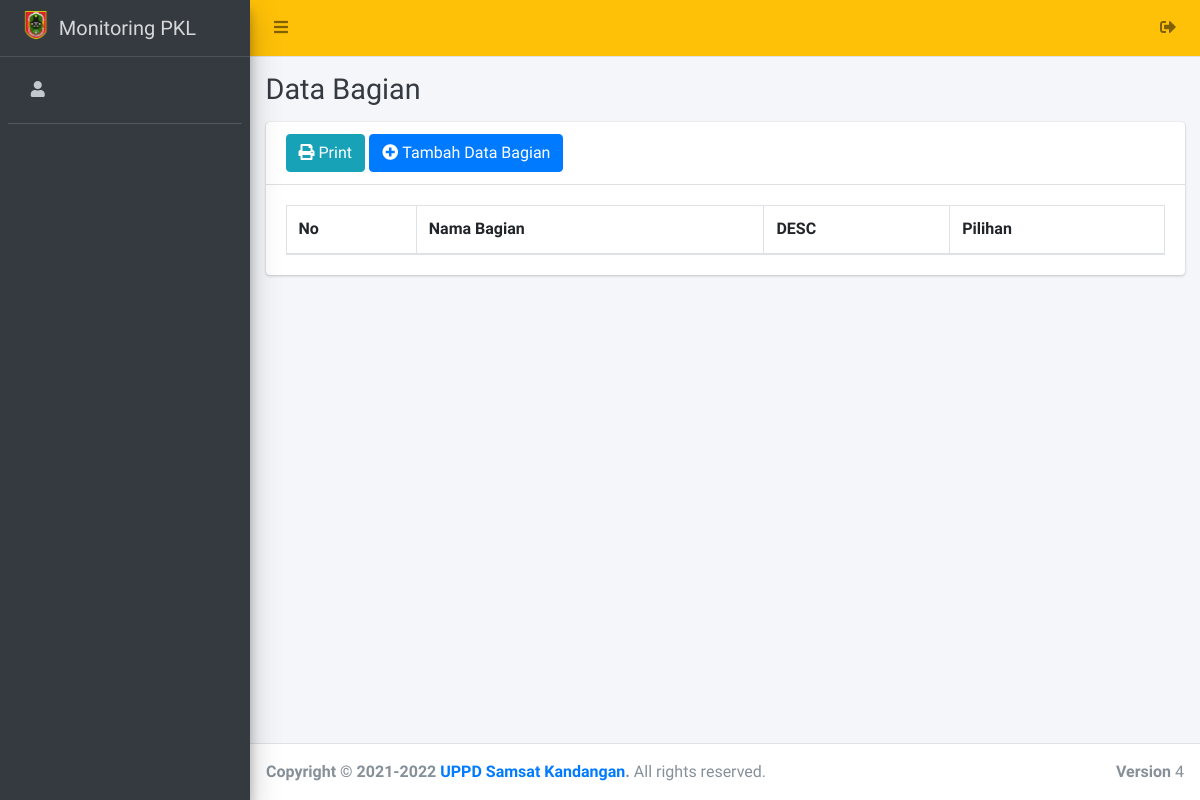
The page /admin/bagian/index.php on the database as committed earlier.
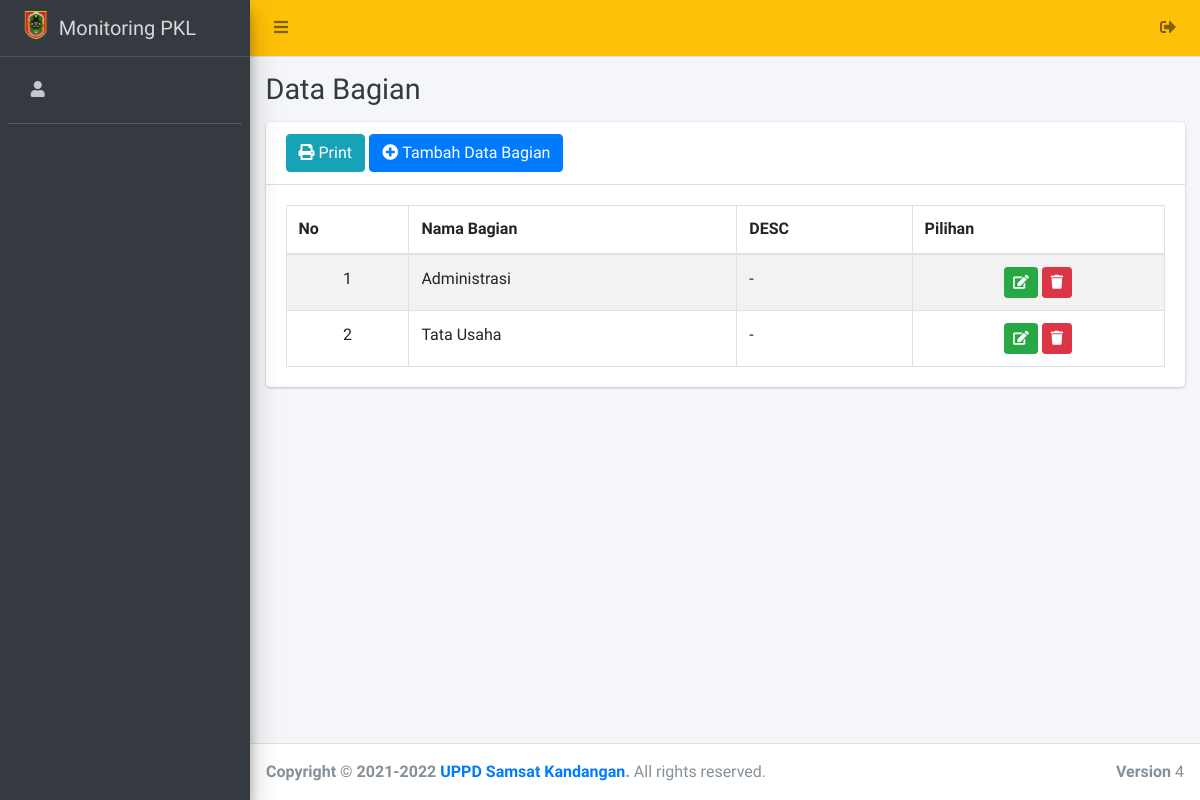
The same page on the database as committed later.
### tables this page shows
CREATE TABLE `bagian` (
  `id_bagian` int(11) NOT NULL,
  `nama_bagian` varchar(100) NOT NULL,
  `deskrip` varchar(255) NOT NULL
);

### admin/bagian/index.php (the view, shortened to what this page needs)
<?php
    include '../../config/koneksi.php';
      include '../../templates/head.php';
      include '../../templates/navbar.php';
      include '../../templates/sidebar.php';
?>
<div class="content-wrapper">
    <div class="content-header">
    <div class="container-fluid">
        <div class="row">
        <div class="col-sm-6">
            <h1 class="m-0 text-dark">Data Bagian</h1>
        </div>
        </div>
    </div>
    </div>
<section class="content">
<div class="container-fluid">
<div class="row">
    <div class="col-12">
    <div class="card">
        <div class="card-header">
            <h3 class="card-title">
                <a href="print" class="btn btn-info" target="blank"><i class="fa fa-print mr-1"></i>Print</a>
                <a href="create" class="btn btn-primary"><i class="fa fa-plus-circle mr-1"></i>Tambah Data Bagian</a>
            </h3>
        </div>
        <div class="card-body">
            <table id="example1" class="table table-bordered table-striped" style="background-color: ">
                <thead>
                    <th>No</th>
                    <th>Nama Bagian</th>
                    <th>DESC</th>
                    <th>Pilihan</th>
                </thead>
                <tbody>
                    <?php
                        $no = 1;
                        $data = $koneksi->query("SELECT * FROM bagian ORDER BY id_bagian ASC");
                        while ($row = $data->fetch_array()) {
                     ?>
                    <tr>
                    <td align="center"><?= $no++; ?></td>
                    <td><?= $row['nama_bagian'] ?></td>
                    <td><?= $row['deskrip'] ?></td>
                        <td align="center">
                            <a href="edit?id=<?= $row['id_bagian'] ?>" class="btn btn-success btn-sm" title="Edit"><i class="fa fa-edit"></i></a>
                            <a href="delete?id=<?= $row['id_bagian'] ?>" class="btn btn-danger btn-sm alert-hapus" title="Hapus"><i class="fa fa-trash"></i></a>
                        </td>
                    </tr>
                    <?php } ?>
                </tbody>
            </table>
        </div>
    </div>
    </div>
    </div>
</div>
</section>
</div>
<?php
    include '../../templates/footer.php';
?>

Rows that differ between the two databases and show on the page:
added bagian: nama_bagian "Administrasi", deskrip "-"
added bagian: nama_bagian "Tata Usaha", deskrip "-"
